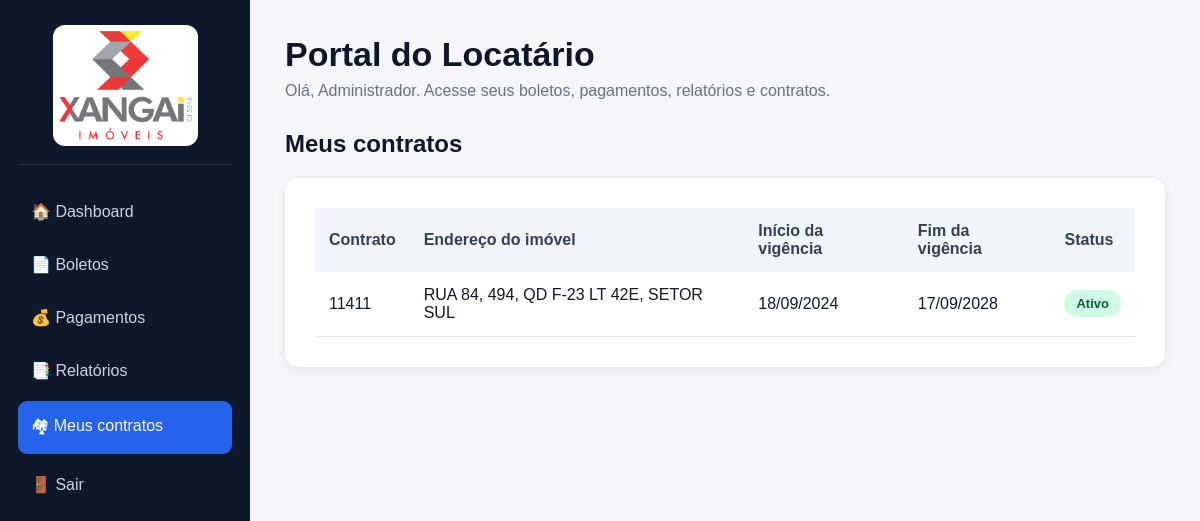
Screenshot of /locatario/contratos (signed in) with the database file from the repository.
### tables this page shows
CREATE TABLE contratos (
        id INTEGER PRIMARY KEY AUTOINCREMENT,
        cpf_locatario TEXT NOT NULL,
        nome_locatario TEXT,
        codigo_contrato TEXT NOT NULL,
        endereco_imovel TEXT,
        inicio_vigencia TEXT,
        fim_vigencia TEXT,
        status TEXT DEFAULT 'Ativo',
        data_importacao TEXT
    );

### main.py (the view)
@app.route("/locatario/contratos")
def locatario_contratos():
    return renderizar_area_locatario("contratos")

### main.py (called while the page is built)
def conectar():
    return sqlite3.connect(DB_PATH)

def formatar_data_br(valor):
    if not valor:
        return ""
    try:
        return datetime.strptime(str(valor), "%Y-%m-%d").strftime("%d/%m/%Y")
    except Exception:
        return str(valor)

def normalizar_numero_texto(valor):
    if valor is None:
        return ""
    texto = str(valor).strip()
    if not texto or texto.lower() in ("nan", "none"):
        return ""
    try:
        if re.fullmatch(r"\d+\.0+", texto):
            texto = texto.split(".")[0]
    except Exception:
        pass
    texto = re.sub(r"\D", "", texto)
    if not texto:
        return ""
    return str(int(texto))

def renderizar_area_locatario(pagina):
    cpf = session.get("cpf")
    if not cpf:
        return redirect("/")
    boletos, informes, contratos = carregar_dados_locatario(cpf)
    return render_template(
        "locatario.html",
        boletos=boletos,
        informes=informes,
        contratos=contratos,
        nome=session.get("nome"),
        pagina=pagina,
        formatar_data_br=formatar_data_br
    )

### templates/locatario.html (shortened to what this page needs)
<!DOCTYPE html>
<html lang="pt-br">
<head><meta charset="UTF-8"><link rel="icon" href="{{ url_for('static', filename='img/favicon.png') }}"><title>Portal do Locatário</title>
</head>
<body>
<div class="layout">
<aside class="menu">
    <div class="logo-area">
    <img src="{{ url_for('static', filename='img/logo_xangai.png') }}" alt="Xangai Imóveis" class="logo-menu">
</div>
    <a class="{% if pagina == 'dashboard' %}ativo{% endif %}" href="/locatario">🏠 Dashboard</a>
    <a class="{% if pagina == 'boletos' %}ativo{% endif %}" href="/locatario/boletos">📄 Boletos</a>
    <a class="{% if pagina == 'pagamentos' %}ativo{% endif %}" href="/locatario/pagamentos">💰 Pagamentos</a>
    <a class="{% if pagina == 'relatorios' %}ativo{% endif %}" href="/locatario/relatorios">📑 Relatórios</a>
    <a class="{% if pagina == 'contratos' %}ativo{% endif %}" href="/locatario/contratos">🏘 Meus contratos</a>
    <a href="/logout">🚪 Sair</a>
</aside>
<main class="conteudo">
    <div class="topo">
        <h1>Portal do Locatário</h1>
        <p>Olá, {{ nome }}. Acesse seus boletos, pagamentos, relatórios e contratos.</p>
    </div>
    {% if pagina == 'contratos' %}
        <h2>Meus contratos</h2>
        <div class="card">
            {% if contratos %}
            <table>
                <thead>
                    <tr>
                        <th>Contrato</th>
                        <th>Endereço do imóvel</th>
                        <th>Início da vigência</th>
                        <th>Fim da vigência</th>
                        <th>Status</th>
                    </tr>
                </thead>
                <tbody>
                {% for contrato in contratos %}
                    <tr>
                        <td>{{ contrato[0] or '-' }}</td>
                        <td>{{ contrato[1] or '-' }}</td>
                        <td>{{ formatar_data_br(contrato[2]) or '-' }}</td>
                        <td>{{ formatar_data_br(contrato[3]) or '-' }}</td>
                        <td><span class="status pago">{{ contrato[4] or 'Ativo' }}</span></td>
                    </tr>
                {% endfor %}
                </tbody>
            </table>
            {% else %}
                <div class="vazio">Nenhum contrato disponível no momento.</div>
            {% endif %}
        </div>
    {% endif %}
</main>
</div>
</body>
</html>

### templates/locatario.html (style rules this page uses)
* { box-sizing: border-box; }
body { margin:0; font-family:Arial,sans-serif; background:#f4f6f9; color:#0f172a; }
.layout { display:flex; min-height:100vh; }
.menu { width:250px; background:#0f172a; color:white; padding:25px 18px; }
.menu a { display:block; color:#cbd5e1; text-decoration:none; padding:13px; border-radius:9px; margin-bottom:8px; }
.menu a:hover, .menu .ativo { background:#2563eb; color:white; }
.conteudo { flex:1; padding:35px; }
.topo { margin-bottom:30px; }
.topo h1 { margin:0; font-size:34px; }
.topo p { color:#64748b; margin-top:8px; }
.card { background:white; padding:30px; border-radius:14px; box-shadow:0 2px 10px rgba(0,0,0,.08); margin-bottom:20px; }
table { width:100%; border-collapse:collapse; background:white; }
th { background:#f1f5f9; text-align:left; padding:14px; color:#334155; }
td { padding:14px; border-bottom:1px solid #e5e7eb; vertical-align:middle; }
.status { display:inline-block; padding:6px 12px; border-radius:20px; font-weight:bold; font-size:13px; }
.pago { background:#d1fae5; color:#065f46; }
.logo-area { text-align:center; margin-bottom:24px; padding-bottom:18px; border-bottom:1px solid rgba(255,255,255,.10); }
.logo-menu { width:145px; max-width:100%; display:block; margin:0 auto; background:white; border-radius:12px; padding:6px; }
.menu .ativo { background:#2563eb; color:white; }

### rows the page displays
contratos: codigo_contrato "11411", endereco_imovel "RUA 84, 494, QD F-23 LT 42E, SETOR SUL", inicio_vigencia "18/09/2024", fim_vigencia "17/09/2028", status "Ativo"

### other values shown
{{ nome }} "Administrador"
